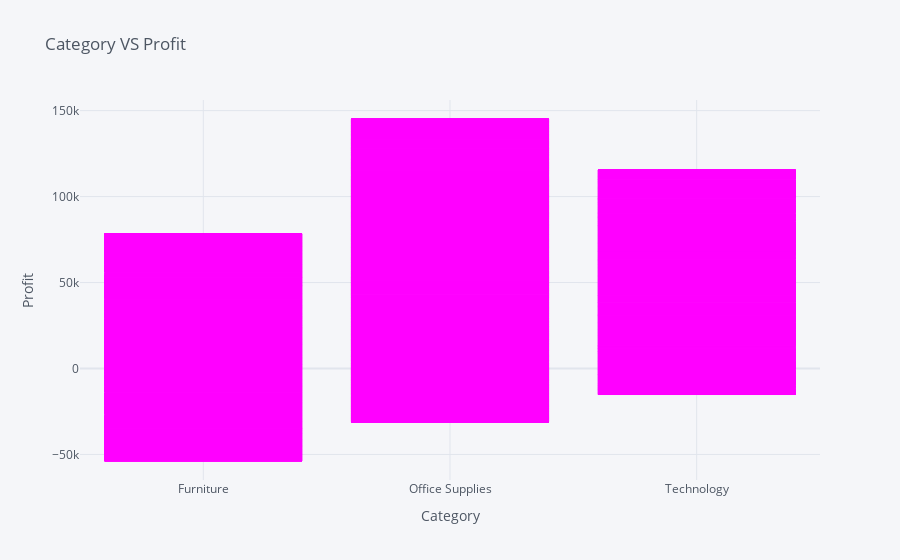

The notebook cell saved with this chart:
### Code cell
plt.figure(figsize=[24,15])
ax = sns.barplot(x="State", y="Profit", data=ds, palette="Set1",)
plt.xticks(rotation=90, fontsize=16)
plt.yticks(fontsize=15)
plt.title("States VS Profit",fontsize=24)
plt.xlabel("States",fontsize=20)
plt.ylabel("Profit",fontsize=20)
plt.tight_layout()

ds.iplot(kind='bar',x="Category", y="Profit",title="Category VS Profit",xTitle="Category",yTitle='Profit',colors='magenta')
plt.figure(figsize=[12,8])
ax = sns.barplot(x="Category", y="Profit", data=ds, palette="Set2")

plt.figure(figsize=[10,8])
ax = sns.barplot(x="Sub-Category", y="Profit", data=ds, palette="magma")
plt.xlabel("Subcategory", fontsize=15)
plt.ylabel("Profit",fontsize=15)
plt.xticks(rotation=90)
plt.show()

### Figure 1 — Plotly figure (JSON) as saved in the notebook; plotly's stock layout.template omitted (floating-point values rounded to 4 significant figures; data arrays with more than 128 entries replaced by an {"elided": "..."} marker saying what was removed)
{"data": [{"marker": {"color": "rgba(255, 0, 255, 0.6)", "line": {"color": "rgba(255, 0, 255, 1.0)", "width": 1}}, "name": "Profit", "orientation": "v", "text": "", "x": {"elided": "9906 str values"}, "y": {"elided": "9906 float values"}, "type": "bar"}], "layout": {"legend": {"bgcolor": "#F5F6F9", "font": {"color": "#4D5663"}}, "paper_bgcolor": "#F5F6F9", "plot_bgcolor": "#F5F6F9", "title": {"font": {"color": "#4D5663"}, "text": "Category VS Profit"}, "xaxis": {"gridcolor": "#E1E5ED", "showgrid": true, "tickfont": {"color": "#4D5663"}, "title": {"font": {"color": "#4D5663"}, "text": "Category"}, "zerolinecolor": "#E1E5ED", "type": "category", "range": [-0.5, 2.5], "autorange": true}, "yaxis": {"gridcolor": "#E1E5ED", "showgrid": true, "tickfont": {"color": "#4D5663"}, "title": {"font": {"color": "#4D5663"}, "text": "Profit"}, "zerolinecolor": "#E1E5ED", "type": "linear", "range": [-64890.0, 156200.0], "autorange": true}, "autosize": true}}
